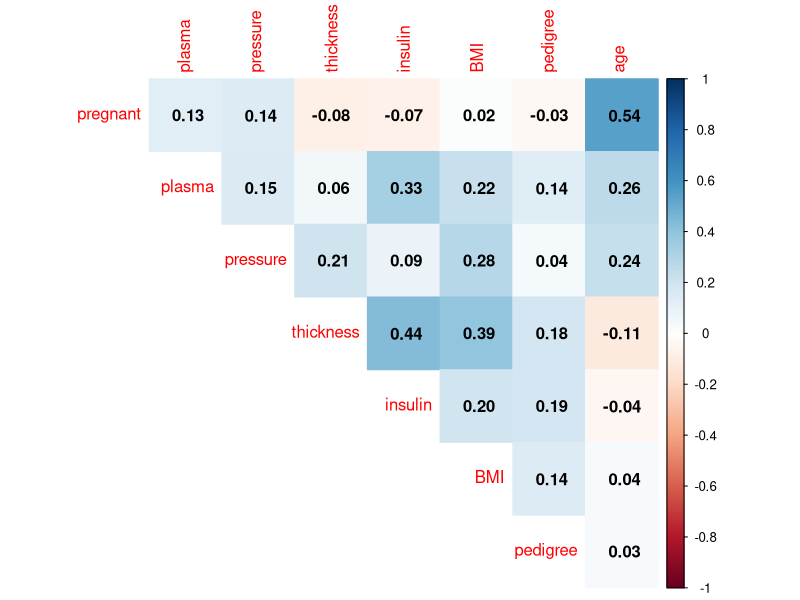
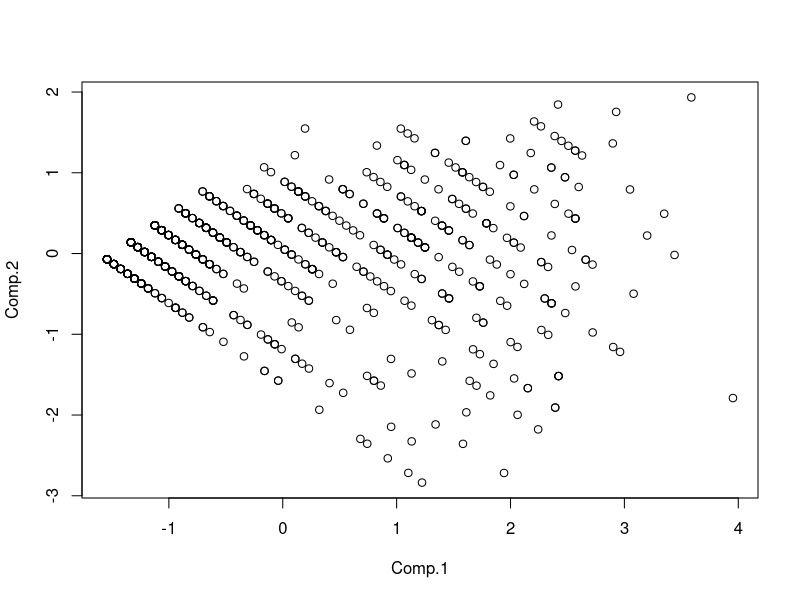
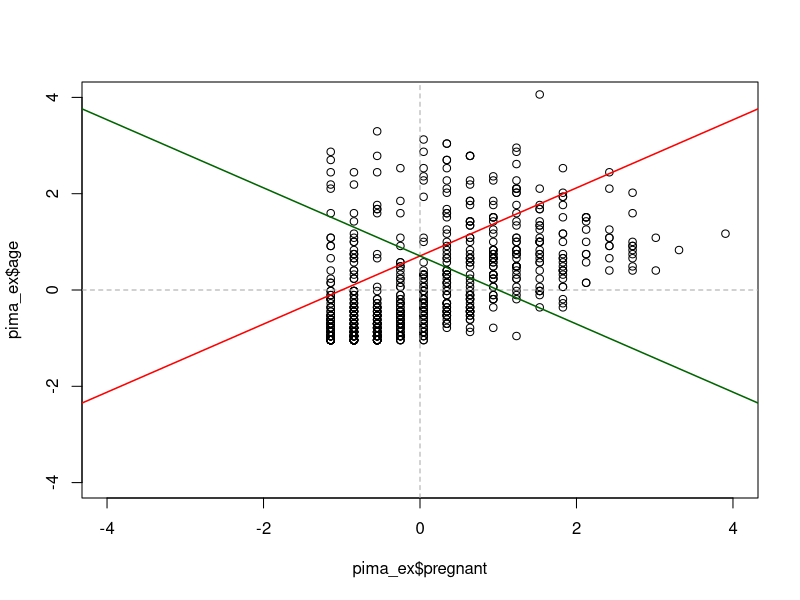
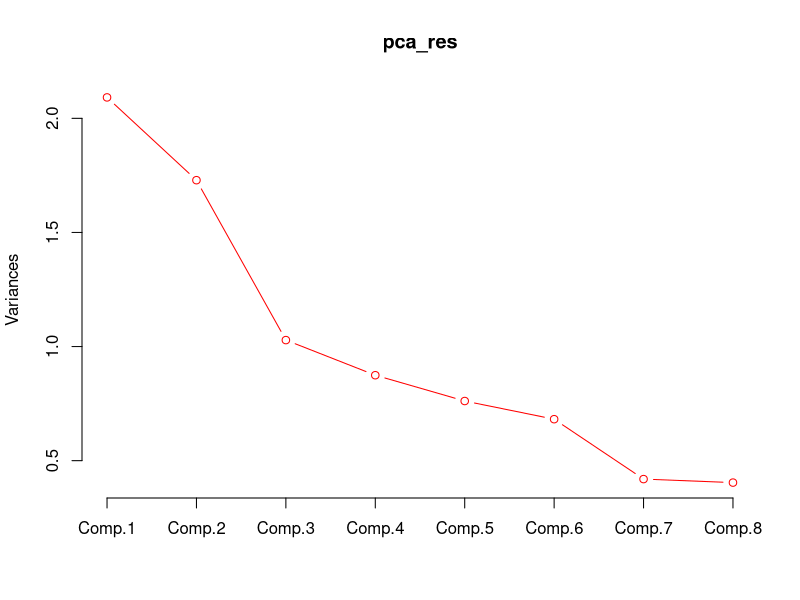
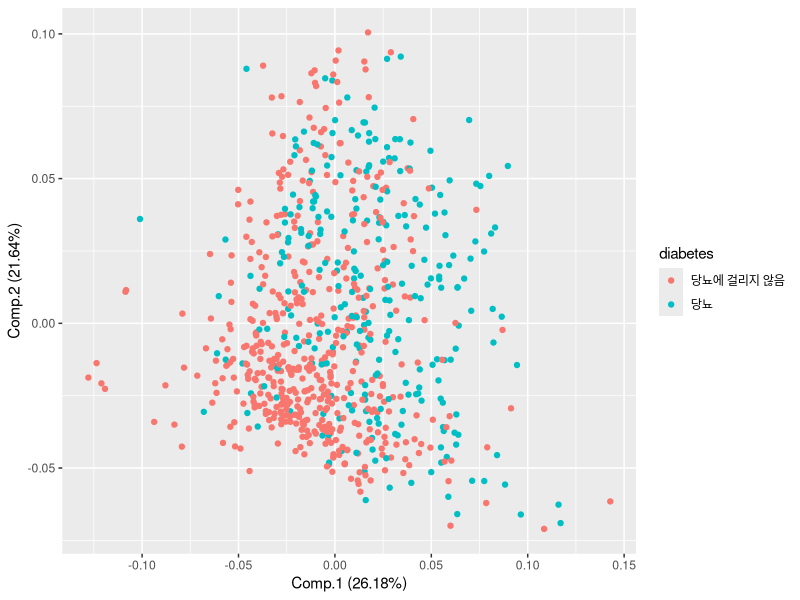
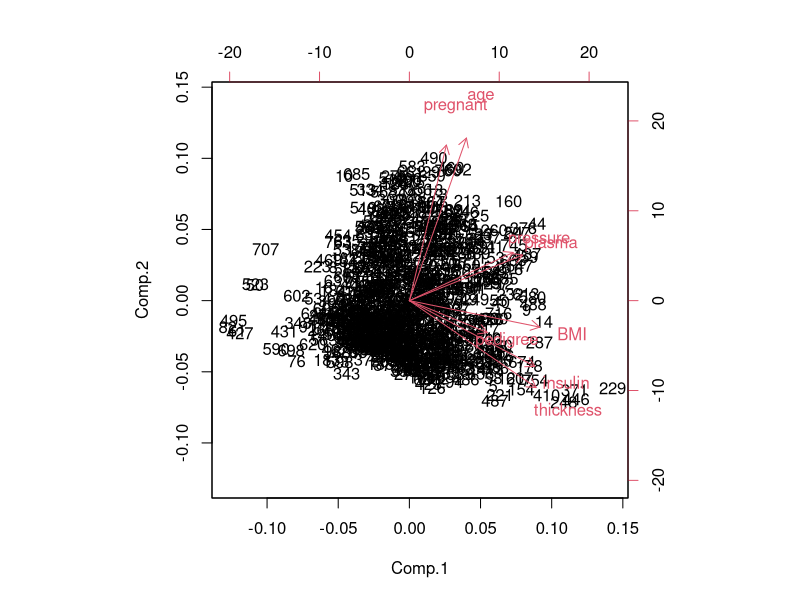

Generate these figures, in order, with R: (Note: this script raises an error after producing the figures.)


######################## 5주차 #########################
###                   주성분분석                     ###
########################################################

## 1. 데이터 불러오기
setwd("C:/Users/hallym/Desktop/[2022-2] 패턴탐색/5주차/")
pima <- read.csv("pima.csv", header = T)

pima$diabetes <- factor(pima$diabetes, levels = c(0, 1),
                        labels = c("당뇨에 걸리지 않음", "당뇨"))


## 2. 데이터 표준화 
str(pima)
pima[, -9] <- scale(pima[, -9])

apply(pima[, -9], 2, mean) ; apply(pima[, -9], 2, sd)

cor_mat <- cor(pima[, -9])
#install.packages("corrplot")
library(corrplot)
corrplot(cor_mat, method = "color", diag = FALSE, type ="upper",
         addCoef.col = "black", number.digits = 2)



## 3. 주성분 분석 실시 
## 1) Bartlett's test of sphericity(구형성 검정) : 주성분분석에 적합한 데이터인가?
library(psych)
cortest.bartlett(R = cor_mat, n = nrow(pima))   # 자유도 : p(p-1)/2

## 2) KMO 테스트 : 다른 변수의 영향을 제거하고 계산하는 "편상관계수" 이용
KMO(cor_mat)


pca_res <- princomp(pima[, -9], cor = F)  
summary(pca_res)  


## 이론을 이해하기 위해 2차원으로 생각해보자 !
## 1 - 공분산행렬 구하기
pima_ex <- pima[c("pregnant", "age")]
cov(pima_ex)   

pca_res2 <- princomp(pima_ex, cor = F)
summary(pca_res2)


## 2 - 고유값과 그 의미 생각하기 
pca_res2$sdev^2    
1.54/2 
0.46/2


## 3 - 고유벡터 구하기
pca_res2$loadings    

## 4 - 새로운 축 PCA1과 PCA2를 기준으로 새로운 좌표 구하기
## PC1의 좌표: 고유벡터 X_1 * 원래변수1 + 고유벡터 X_2 * 원래변수2
head(pca_res2$scores, n = 1)
(pca_res2$loadings[1] * pima_ex$pregnant[1]) + (pca_res2$loadings[2] * pima_ex$age[1])
(pca_res2$loadings[3] * pima_ex$pregnant[1]) + (pca_res2$loadings[4] * pima_ex$age[1])
plot(pca_res2$scores)


## 5 - 시각화 결과 : 기존의 x축과 y축 기준 데이터 vs 새로운 축 PCA1과 PCA2 기준 데이터 
plot(pima_ex$pregnant, pima_ex$age, xlim = c(-4,4), ylim = c(-4,4))  # 분산과 공분산
abline(h = 0, col = "darkgray", lty = 2)
abline(v = 0, col = "darkgray", lty = 2)
abline(a = pca_res2$loadings[1], b = pca_res2$loadings[2], col = "red", lwd = 1.5) 
abline(a = pca_res2$loadings[3], b = pca_res2$loadings[4], col = "darkgreen", lwd = 1.5)


## 6 - 주성분끼리는 직교하므로 상관계수 0!
cor(pca_res2$scores[, 1], pca_res2$scores[, 2])


##7 - PC1과 두 변수의 상관관계 구해보기, 그리고 제곱하면?
## PC1이 pregnant의 분산 중 얼마나 설명하는가? 가져갔는가?
cor(pca_res2$scores[, 1], pima_ex$pregnant)
cor(pca_res2$scores[, 1], pima_ex$age)
cor(pca_res2$scores[, 1], pima_ex$pregnant)^2 + cor(pca_res2$scores[, 1], pima_ex$age)^2

cor(pca_res2$scores[, 2], pima_ex$pregnant)
cor(pca_res2$scores[, 2], pima_ex$age)


## 4. 주성분 분석 결과 
#pca_res <- prcomp(pima[, -9], scale = F)
summary(pca_res)
screeplot(pca_res, col = "red", type = "lines", 
          npcs = length(pca_res$sdev))

library(ggplot2)
library(ggfortify)
autoplot(pca_res, data = pima, col = 'diabetes')


#plot(pca_res$scores)
#text(pca_res$scores, cex = 0.5)
biplot(pca_res, choices = c(1,2))   


pca_res$loadings # 변수들의 가중치(주성분 계수)
pca_1_g <- fviz_cos2(pca_res, choice = "var", axes = 1, top = 5)
pca_2_g <- fviz_cos2(pca_res, choice = "var", axes = 2, top = 5)

cowplot::plot_grid(pca_1_g, pca_2_g, ncol = 2)

#library(factoextra)
#fviz_pca_var(pca_res, col.var = "contrib", 
#             gradient.cols = c("blue", "red"), repel = TRUE)




##################### 5주차 - 2 ########################
###               요인분석 맛보기                    ###
########################################################


## 1. 주성분분석의 공분산행렬의 분산을 회귀분석의 설명계수로 대체하여 요인 추출
pima_ex <- pima[c("pregnant", "age")]
apply(pima_ex, 2, sd)
cov(pima_ex)

fit1 <- lm(pima_ex$pregnant ~ pima_ex$age)
fit2 <- lm(pima_ex$age ~ pima_ex$pregnant)

fit1_res <- summary(fit1)
summary(fit2)


## 2. 업데이트된 공분산행렬의 고유값과 고유벡터 구하기
step1_mat <- matrix(c(fit1_res$r.squared, cov(pima_ex)[2], cov(pima_ex)[2], fit1_res$r.squared), 
                    ncol = 2, byrow = FALSE)

eigen(step1_mat)   
